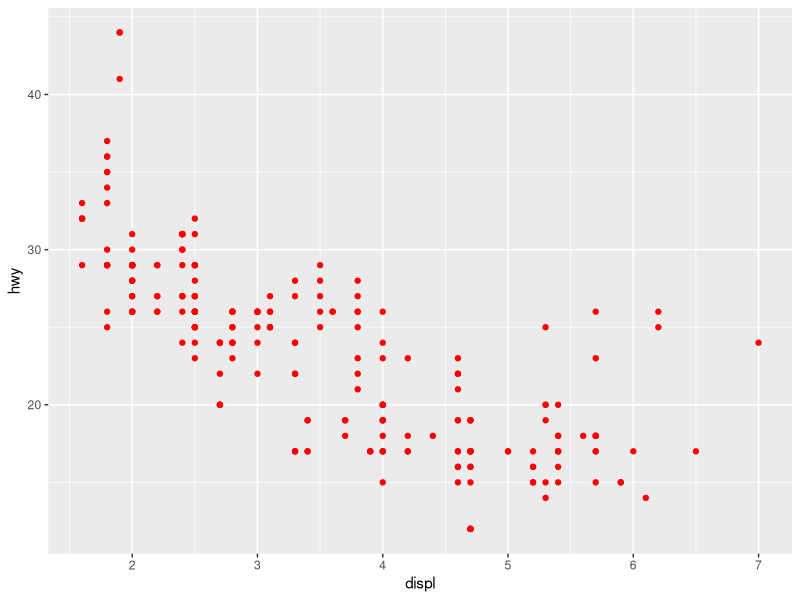
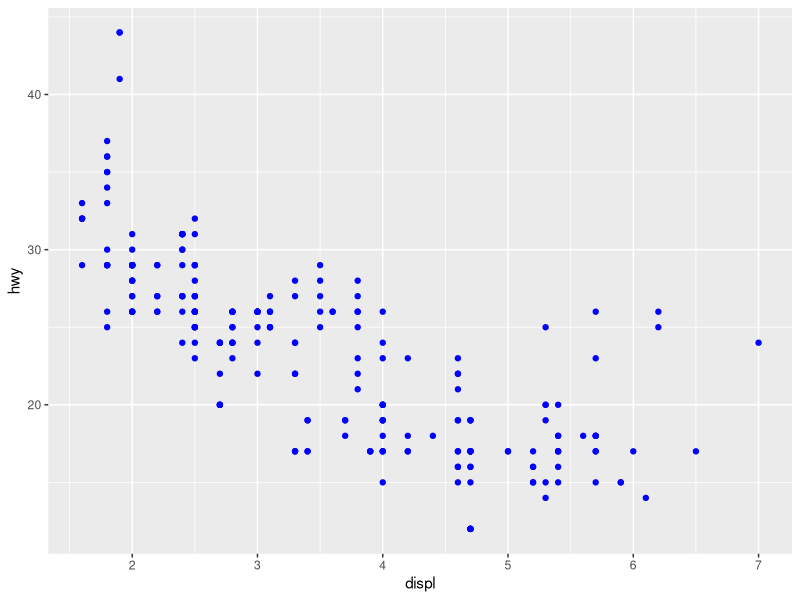
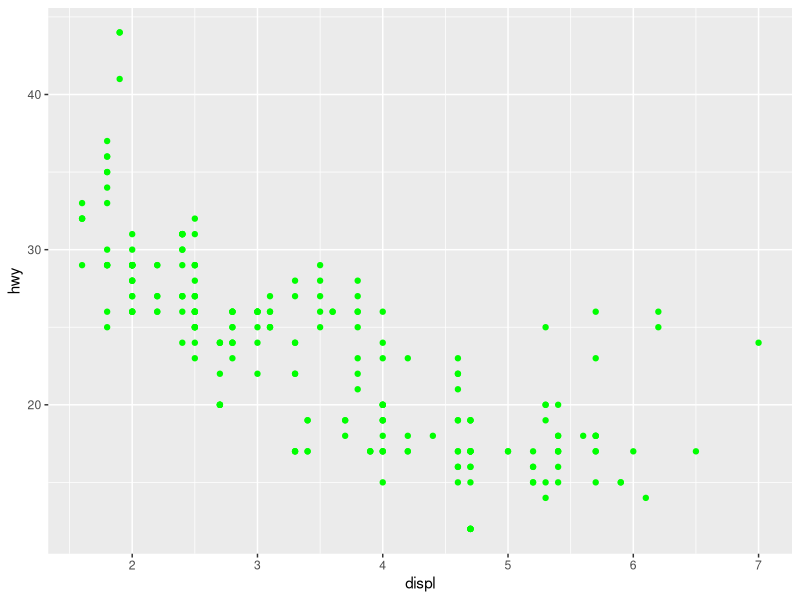
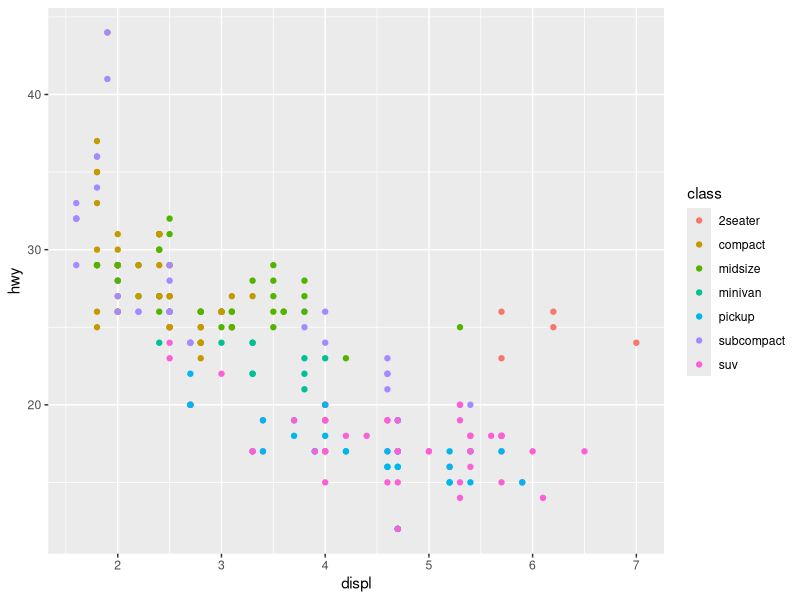
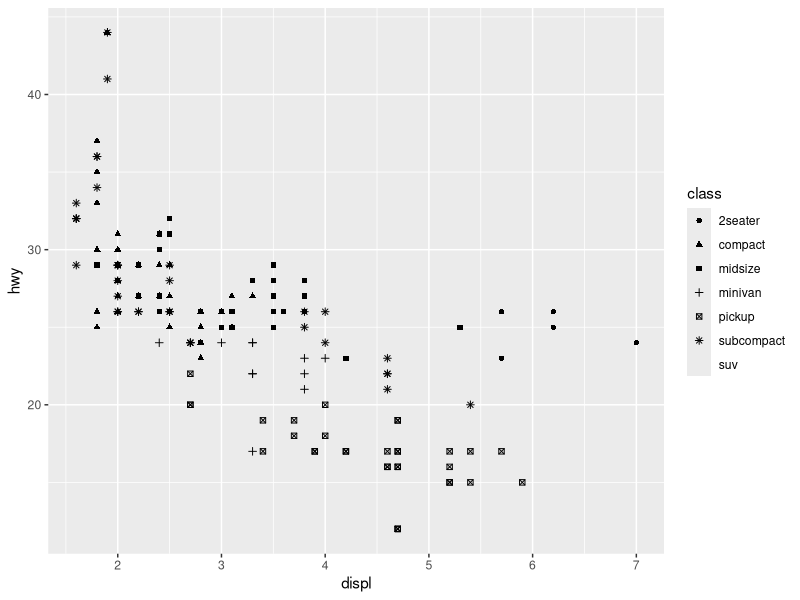
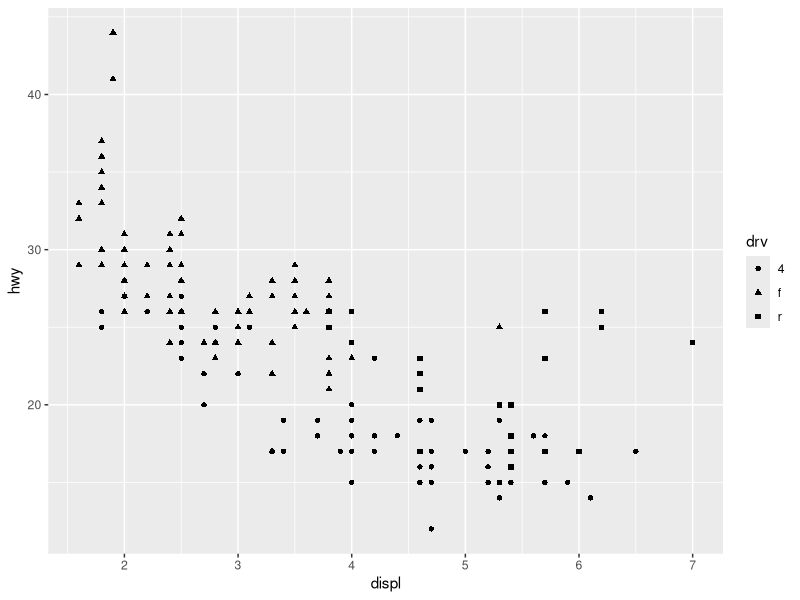
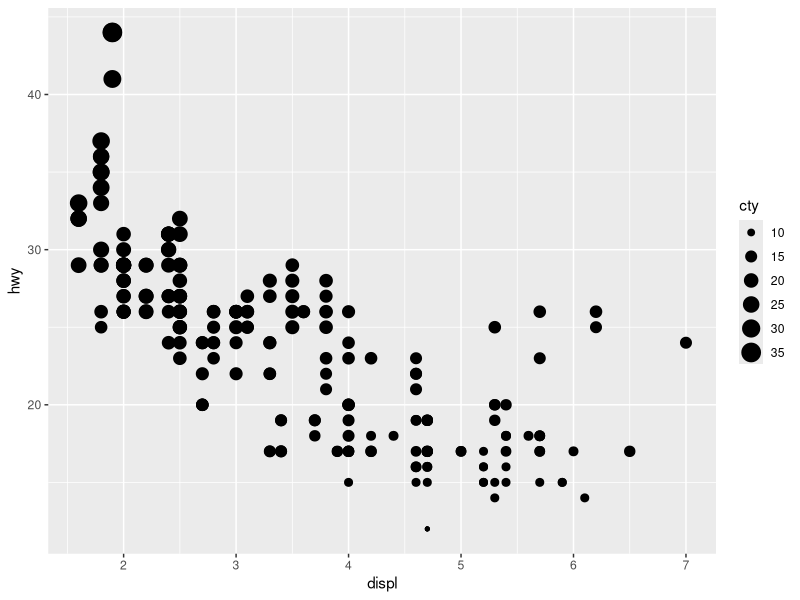
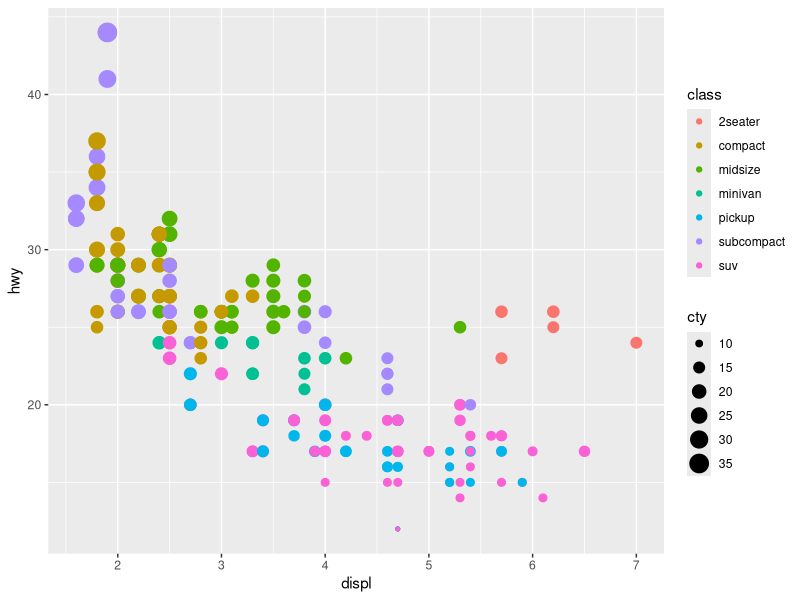

Write the R code that produced these figures, in order. (Note: this script raises an error after producing the figures.)
## ---- chunk 1
rm(list = ls())
## ---- chunk 2
### Tweaks and tricks

## ---- chunk 3
library(tidyverse)
## ---- chunk 4
# chose color in geom
## ---- chunk 5
ggplot(
  data = mpg,
  mapping = aes(x = displ, y = hwy)
) +
  geom_point(
    color = "red"
  )
## ---- chunk 6
# different color 1
## ---- chunk 7
ggplot(
  data = mpg,
  mapping = aes(x = displ, y = hwy)
) +
  geom_point(
    color = "blue"
  )
## ---- chunk 8
# different color 2
## ---- chunk 9
ggplot(
  data = mpg,
  mapping = aes(x = displ, y = hwy)
) +
  geom_point(
    color = "green"
  )
## ---- chunk 10
# color as 3rd aesthetic
## ---- chunk 11
ggplot(
  data = mpg,
  mapping = aes(x = displ, y = hwy, color = class)
) +
  geom_point()
## ---- chunk 12
# point shape as 3rd aesthetic
## ---- chunk 13
ggplot(
  data = mpg,
  mapping = aes(
    x = displ,
    y = hwy,
    shape = class
  )
) +
  geom_point()
## ---- chunk 14
# shape mapped on drv
## ---- chunk 15
ggplot(
  data = mpg,
  mapping = aes(
    x = displ,
    y = hwy,
    shape = drv
  )
) +
  geom_point()
## ---- chunk 16
# point size as 3rd aesthetic
## ---- chunk 17
ggplot(
  data = mpg,
  mapping = aes(
    x = displ,
    y = hwy,
    size = cty
  )
) +
  geom_point()
## ---- chunk 18
# mix to increase num of aesthetics
## ---- chunk 19
ggplot(
  data = mpg,
  mapping = aes(
    x = displ,
    y = hwy,
    color = class,
    size = cty
  )
) +
  geom_point()
## ---- chunk 20
# unquoted col in aes()
## ---- chunk 21
try(
  ggplot(
  data = mpg,
  mapping = aes(
    x = displ,
    y = hwy,
    color = blue
  )
) +
  geom_point()
)
## ---- chunk 22
# mpg quoted and unquoted
## ---- chunk 23
mpg
"mpg"
## ---- chunk 24
# quoted color in aes()
## ---- chunk 25
ggplot(
  data = mpg,
  mapping = aes(
    x = displ,
    y = hwy,
    color = "blue"
  )
) +
  geom_point()
## ---- chunk 26
# semi-transparency
## ---- chunk 27
ggplot(
  data = mpg,
  mapping = aes(
    x = displ,
    y = hwy
  )
) +
  geom_point(alpha = 0.2)
## ---- chunk 28
# function of variables in aes()
## ---- chunk 29
ggplot(
  data = mpg,
  mapping = aes(
    x = displ,
    y = 2.35 / hwy
  )
) +
  geom_point()
## ---- chunk 30
# color in geom()
## ---- chunk 31
try(
  ggplot(
  data = mpg,
  mapping = aes(
    x = displ,
    y = 2.35 / hwy
  )
) +
  geom_point(color = class)
)
